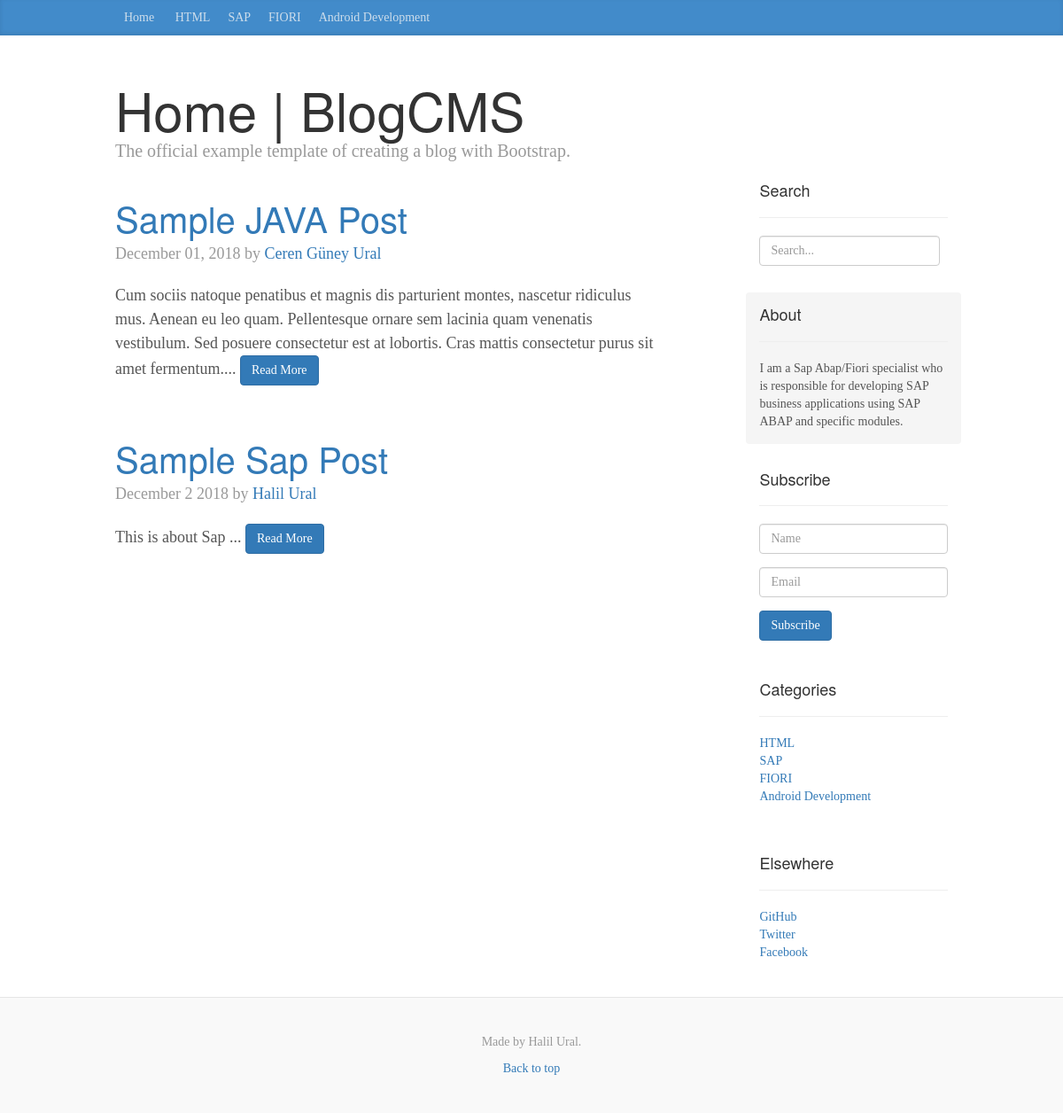
The page / on the database its author committed.
### tables this page shows
CREATE TABLE `categories` (
  `id` int(11) NOT NULL AUTO_INCREMENT,
  `text` varchar(100) DEFAULT NULL,
  PRIMARY KEY (`id`)
);

CREATE TABLE `posts` (
  `id` int(11) NOT NULL AUTO_INCREMENT,
  `title` varchar(200) DEFAULT NULL,
  `category` int(11) DEFAULT NULL,
  `date` varchar(100) DEFAULT NULL,
  `body` longtext,
  `author` varchar(100) DEFAULT NULL,
  `keywords` varchar(200) DEFAULT NULL,
  PRIMARY KEY (`id`)
);

### includes/config.php (called while the page is built, shortened)
<?php
$about_text = "I am a Sap Abap/Fiori specialist who is responsible for developing SAP business applications using SAP ABAP and specific modules.";
$page_title = "Home | BlogCMS";
?>

### index.php (the view, shortened to what this page needs)
<?php
	include("includes/config.php");
	include("includes/db.php");
	include("includes/header.php");
	if(isset($_GET['category'])){
		$category = mysqli_real_escape_string( $db , $_GET['category']);
		$query = "SELECT * FROM posts WHERE category='$category'";
	}else{
		$query = "SELECT * FROM posts";
	}
	$posts = $db->query($query);
?>
		<div class="blog-header">
			<h1 class="blog-title"><?php echo $page_title; ?></h1>
			<p class="lead blog-description">The official example template of creating a blog with Bootstrap.</p>
		</div>
		<?php if($posts->num_rows > 0) {
		while($row = $posts->fetch_assoc()){
		?>
		  <div class="blog-post">
			<h2 class="blog-post-title"><a href="single.php?post=<?php echo $row['id'] ?>"><?php echo $row['title']; ?></a></h2>
			<p class="blog-post-meta"><?php echo $row['date']; ?> by <a href="#"><?php echo $row['author']; ?></a></p>
			<?php $body =  $row['body'];
				echo substr(strip_tags($body) , 0 , 400) . "...";
			?>
			<a href="single.php?post=<?php echo $row['id'] ?>" class="btn btn-primary">Read More</a>
		  </div>
		<?php } } else {
			echo "<p>No Matching Posts</p>";
		} ?>
        </div>
     <?php include("includes/sidebar.php");?>
     <?php include("includes/footer.php");?>

### includes/header.php (shortened to what this page needs)
<?php
	$query = "SELECT * FROM categories";
	$categories = $db->query($query);
?>
<!DOCTYPE html>
<html lang="en">
  <head>
    <link href="css/bootstrap.css" rel="stylesheet">
    <link href="css/blog.css" rel="stylesheet">
  </head>
  <body>
    <div class="blog-masthead">
      <div class="container">
        <nav class="blog-nav">
		<?php if(isset($_GET['category']) || strpos($_SERVER['REQUEST_URI'] , "index.php") === false ) { ?>
          <a class="blog-nav-item" href="index.php">Home</a>
		<?php }else { ?>
		  <a class="blog-nav-item active" href="index.php">Home</a>
		<?php } ?>
		  <?php if($categories->num_rows > 0) {
			while($row = $categories->fetch_assoc()) {
				if(isset($_GET['category']) && $row['id'] == $_GET['category'] ) { ?>
          <a class="blog-nav-item active" href="index.php?category=<?php echo $row['id']; ?>"><?php echo $row['text']; ?></a>
		  <?php } else echo "<a class='blog-nav-item' href='index.php?category=$row[id]'>$row[text]</a>";
		  } }?>
        </nav>
      </div>
    </div>
    <div class="container">
      <div class="row">
        <div class="col-sm-8 blog-main">

### includes/sidebar.php (shortened to what this page needs)
<div class="col-sm-3 col-sm-offset-1 blog-sidebar" style="margin-top:150px;">
	  <div class="sidebar-module">
           <h4>Search</h4>
		<hr>
			<form method = "get" action="results.php"  class="form-inline">
			  <div class="form-group">
				<input type="text" name="search" class="form-control" id="exampleInputName2" placeholder="Search...">
			  </div>
			</form>
         </div>
         <div class="sidebar-module sidebar-module-inset">
           <h4>About</h4>
		<hr>
           <p><?php echo $about_text; ?></p>
         </div>
	  <div class="sidebar-module">
           <h4>Subscribe</h4>
		<hr>
		   <form method="post">
			  <div class="form-group">
				<input type="text" name="name" class="form-control" id="exampleInputEmail1" placeholder="Name">
			  </div>
			  <div class="form-group">
				<input type="email" name="email" class="form-control" id="exampleInputEmail1" placeholder="Email">
			  </div>
			  <button type="submit" name="subscribe" class="btn btn-primary">Subscribe</button>
		   </form>
         </div>
         <div class="sidebar-module">
           <h4>Categories</h4>
		<hr>
		<?php $q = "SELECT * FROM categories";
			  $categories = $db->query($q);
		?>
           <ul class="list-unstyled">
		  <?php while( $c = $categories->fetch_assoc() ) { ?>
             <li><a href="index.php?category=<?php echo $c['id']; ?>"><?php echo $c['text']; ?></a></li>
		  <?php } ?>
           </ul>
         </div>
         <div class="sidebar-module">
           <h4>Elsewhere</h4>
		<hr>
           <ol class="list-unstyled">
             <li><a href="#">GitHub</a></li>
             <li><a href="#">Twitter</a></li>
             <li><a href="#">Facebook</a></li>
           </ol>
         </div>
   </div>

### css/blog.css (style rules this page uses)
body { font-family: Georgia, "Times New Roman", Times, serif; color: #555; }
h1, .h1, h2, .h2, h3, .h3, h4, .h4, h5, .h5, h6, .h6 { margin-top: 0; font-family: "Helvetica Neue", Helvetica, Arial, sans-serif; font-weight: normal; color: #333; }
@media (min-width: 1200px) { .container { width: 970px; } }
.blog-masthead { background-color: #428bca; -webkit-box-shadow: inset 0 -2px 5px rgba(0,0,0,.1); box-shadow: inset 0 -2px 5px rgba(0,0,0,.1); }
.blog-nav-item { position: relative; display: inline-block; padding: 10px; font-weight: 500; color: #cdddeb; }
.blog-header { padding-top: 20px; padding-bottom: 20px; }
.blog-title { margin-top: 30px; margin-bottom: 0; font-size: 60px; font-weight: normal; }
.blog-description { font-size: 20px; color: #999; }
.blog-main { font-size: 18px; line-height: 1.5; }
.sidebar-module { padding: 15px; margin: 0 -15px 15px; }
.sidebar-module-inset { padding: 15px; background-color: #f5f5f5; border-radius: 4px; }
.sidebar-module-inset p:last-child, .sidebar-module-inset ul:last-child, .sidebar-module-inset ol:last-child { margin-bottom: 0; }
.blog-post { margin-bottom: 60px; }
.blog-post-title { margin-bottom: 5px; font-size: 40px; }
.blog-post-meta { margin-bottom: 20px; color: #999; }

### rows shown on the page
categories: text "HTML"
categories: text "SAP"
categories: text "FIORI"
categories: text "Android Development"
posts: title "Sample JAVA Post", date "December 01, 2018", author "Ceren Güney Ural", body "Cum sociis natoque penatibus et magnis dis parturient montes, nascetur ridiculus mus. Aenean eu leo quam. Pellentesque ornare sem lacinia quam venenatis vestibulum. Sed posuere consectetur est at lobortis. Cras mattis consectetur purus sit amet fermentum."
posts: title "Sample Sap Post", date "December 2 2018", author "Halil Ural", body "This is about Sap"

### other values the page prints
$page_title "Home | BlogCMS"
$about_text "I am a Sap Abap/Fiori specialist who is responsible for developing SAP business applications using SAP ABAP and specific modules."
